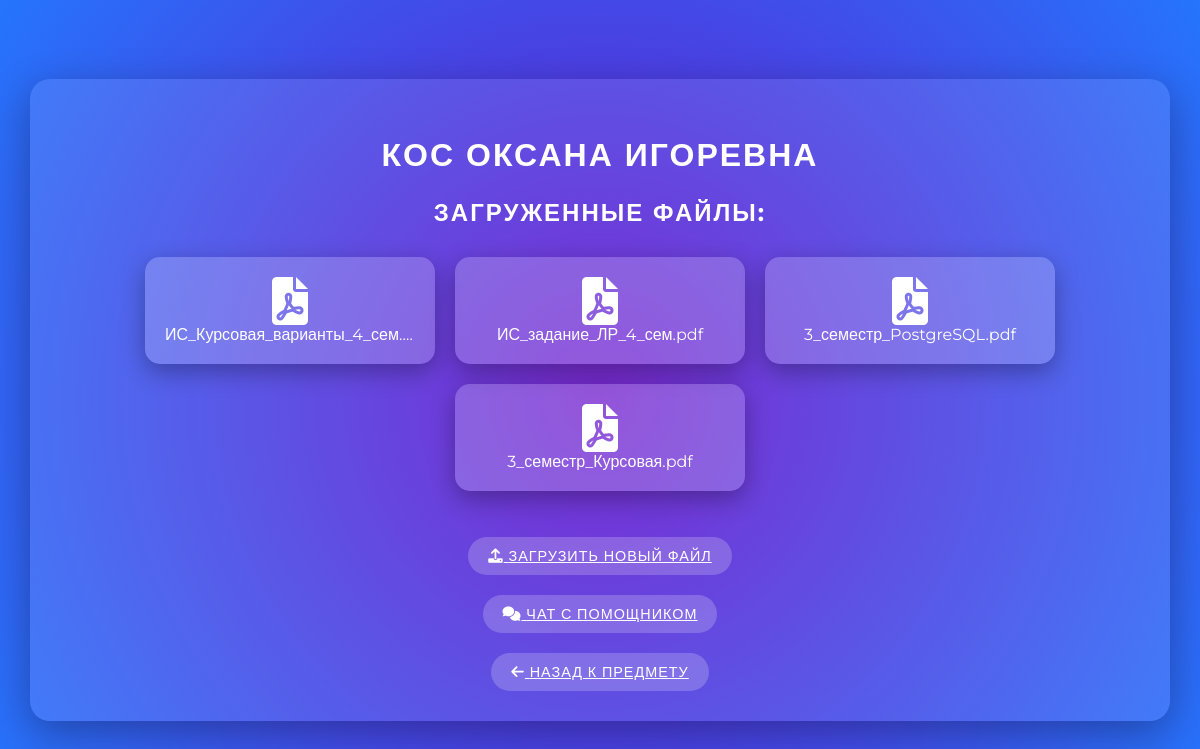
The page /teacher/5/ (signed in) on the database its author committed.
### coursework/models.py (models this page shows, shortened)
class Teacher(models.Model):
    name = models.CharField(max_length=200)
    subject = models.ForeignKey(Subject, on_delete=models.CASCADE, related_name='teachers')
    class Meta:
        verbose_name = "Преподаватель"
        verbose_name_plural = "Преподаватели"
        ordering = ['name']

class PDFFile(models.Model):
    file = models.FileField(upload_to='pdfs/')
    uploaded_at = models.DateTimeField(auto_now_add=True)
    teacher = models.ForeignKey(Teacher, on_delete=models.CASCADE, related_name='pdf_files')
    custom_name = models.CharField(max_length=200, blank=True)
    uploaded_by = models.ForeignKey(User, on_delete=models.CASCADE, related_name='pdf_files', null=True, blank=True)
    class Meta:
        verbose_name = "PDF файл"
        verbose_name_plural = "PDF файлы"
        ordering = ['-uploaded_at']
        permissions = [
            ('can_upload_pdf', 'Разрешение на загрузку PDF файлов'),
        ]

### coursework/views.py (the view)
# urls.py: path('teacher/<int:teacher_id>/', views.teacher_detail, name='teacher_detail'),
@login_required
def teacher_detail(request, teacher_id):
    teacher = get_object_or_404(Teacher, id=teacher_id)
    pdf_files = PDFFile.objects.filter(teacher=teacher)
    return render(request, 'teacher_detail.html', {'teacher': teacher, 'pdf_files': pdf_files})

### coursework/templates/teacher_detail.html (shortened to what this page needs)
<!DOCTYPE html>
<html lang="en">
<head>
    <link rel="stylesheet" href="https://cdnjs.cloudflare.com/ajax/libs/font-awesome/6.0.0-beta3/css/all.min.css">
</head>
<body>
    <div class="container">
        <h2>{{ teacher.name }}</h2>
        <h3>Загруженные файлы:</h3>
        <ul>
            {% for file in pdf_files %}
                <li>
                    <a href="{{ file.file.url }}">
                        <i class="fas fa-file-pdf" style="font-size: 3em;"></i><br>
                        {{ file.custom_name|default:file.file.name }}
                    </a>
                </li>
            {% empty %}
                <li>Файлы отсутствуют.</li>
            {% endfor %}
        </ul>
        <a href="{% url 'upload_pdf' teacher.id %}" class="upload-link"><i class="fas fa-upload"></i> Загрузить новый файл</a>
        <br>
        <a href="{% url 'ai_chat' %}" class="chat-link"><i class="fas fa-comments"></i> Чат с помощником</a>
        <br>
        <a href="{% url 'teacher_list' teacher.subject.id %}" class="back-link"><i class="fas fa-arrow-left"></i> Назад к предмету</a>
    </div>
</body>
</html>

### coursework/templates/teacher_detail.html (style rules this page uses)
body { font-family: 'Montserrat', sans-serif; background: radial-gradient(circle at 50% 50%, #6a11cb, #2575fc); margin: 0; padding: 0; display: flex; justify-content: center; align-items: center; height: 100vh; color: #fff; }
h2, h3 { text-align: center; color: #fff; text-transform: uppercase; letter-spacing: 2px; }
h2 { font-size: 2em; margin-bottom: 20px; }
h3 { font-size: 1.5em; margin-bottom: 20px; }
ul { list-style: none; padding: 0; display: flex; flex-wrap: wrap; justify-content: center; }
li { margin: 10px; background-color: rgba(255, 255, 255, 0.2); padding: 20px; border-radius: 15px; transition: all 0.3s ease; width: 250px; box-shadow: 0 8px 25px rgba(0, 0, 0, 0.3); text-align: center; font-size: 1em; }
li a { color: inherit; text-decoration: none; display: block; white-space: nowrap; overflow: hidden; text-overflow: ellipsis; }
.container { background-color: rgba(255, 255, 255, 0.1); padding: 30px; border-radius: 20px; box-shadow: 0 12px 40px rgba(0, 0, 0, 0.3); max-width: 90%; width: 100%; text-align: center; }
.back-link, .upload-link, .chat-link { display: inline-block; margin-top: 20px; padding: 10px 20px; background-color: rgba(255, 255, 255, 0.2); border-radius: 30px; color: #fff; text-transform: uppercase; letter-spacing: 1px; transition: background-color 0.4s ease; font-size: 0.9em; }

### rows shown on the page
Teacher: name "КОС ОКСАНА ИГОРЕВНА"
PDFFile: custom_name "ИС_Курсовая_варианты_4_сем.…"
PDFFile: custom_name "ИС_задание_ЛР_4_сем.pdf"
PDFFile: custom_name "3_семестр_PostgreSQL.pdf"
PDFFile: custom_name "3_семестр_Курсовая.pdf"
